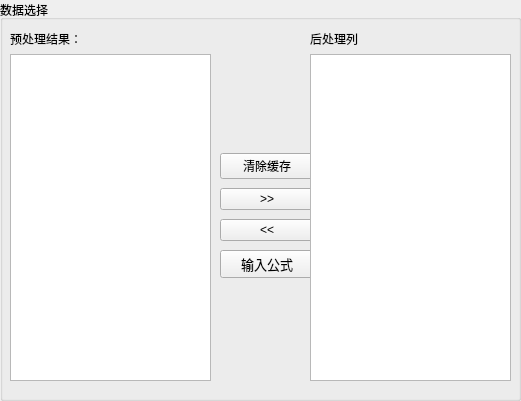
      <widget class="QGroupBox" name="groupBox_8">
       <property name="geometry">
        <rect>
         <x>10</x>
         <y>10</y>
         <width>521</width>
         <height>401</height>
        </rect>
       </property>
       <property name="title">
        <string>数据选择</string>
       </property>
       <widget class="QWidget" name="layoutWidget">
        <property name="geometry">
         <rect>
          <x>220</x>
          <y>150</y>
          <width>94</width>
          <height>134</height>
         </rect>
        </property>
        <layout class="QVBoxLayout" name="verticalLayout_26">
         <item>
          <widget class="QPushButton" name="pushButton_clear_post">
           <property name="text">
            <string>清除缓存</string>
           </property>
           <property name="autoDefault">
            <bool>false</bool>
           </property>
          </widget>
         </item>
         <item>
          <widget class="QPushButton" name="pushButton_post_add_cols">
           <property name="focusPolicy">
            <enum>Qt::NoFocus</enum>
           </property>
           <property name="text">
            <string>&gt;&gt;</string>
           </property>
          </widget>
         </item>
         <item>
          <widget class="QPushButton" name="pushButton_post_del_cols">
           <property name="focusPolicy">
            <enum>Qt::NoFocus</enum>
           </property>
           <property name="text">
            <string>&lt;&lt;</string>
           </property>
          </widget>
         </item>
         <item>
          <widget class="QPushButton" name="pushButton_post_input_expr">
           <property name="font">
            <font>
             <pointsize>10</pointsize>
            </font>
           </property>
           <property name="focusPolicy">
            <enum>Qt::NoFocus</enum>
           </property>
           <property name="text">
            <string>输入公式</string>
           </property>
          </widget>
         </item>
        </layout>
       </widget>
       <widget class="QWidget" name="layoutWidget">
        <property name="geometry">
         <rect>
          <x>10</x>
          <y>30</y>
          <width>201</width>
          <height>351</height>
         </rect>
        </property>
        <layout class="QVBoxLayout" name="verticalLayout_36">
         <item>
          <widget class="QLabel" name="label_54">
           <property name="font">
            <font>
             <pointsize>9</pointsize>
            </font>
           </property>
           <property name="text">
            <string>预处理结果：</string>
           </property>
          </widget>
         </item>
         <item>
          <widget class="QListWidget" name="post_proc_raw_col_list">
           <property name="selectionMode">
            <enum>QAbstractItemView::ExtendedSelection</enum>
           </property>
          </widget>
         </item>
        </layout>
       </widget>
       <widget class="QWidget" name="layoutWidget">
        <property name="geometry">
         <rect>
          <x>310</x>
          <y>30</y>
          <width>201</width>
          <height>351</height>
         </rect>
        </property>
        <layout class="QVBoxLayout" name="verticalLayout_38">
         <item>
          <widget class="QLabel" name="label_55">
           <property name="font">
            <font>
             <pointsize>9</pointsize>
            </font>
           </property>
           <property name="text">
            <string>后处理列</string>
           </property>
          </widget>
         </item>
         <item>
          <widget class="QListWidget" name="post_proc_after_col_list">
           <property name="selectionMode">
            <enum>QAbstractItemView::ExtendedSelection</enum>
           </property>
          </widget>
         </item>
        </layout>
       </widget>
      </widget>
